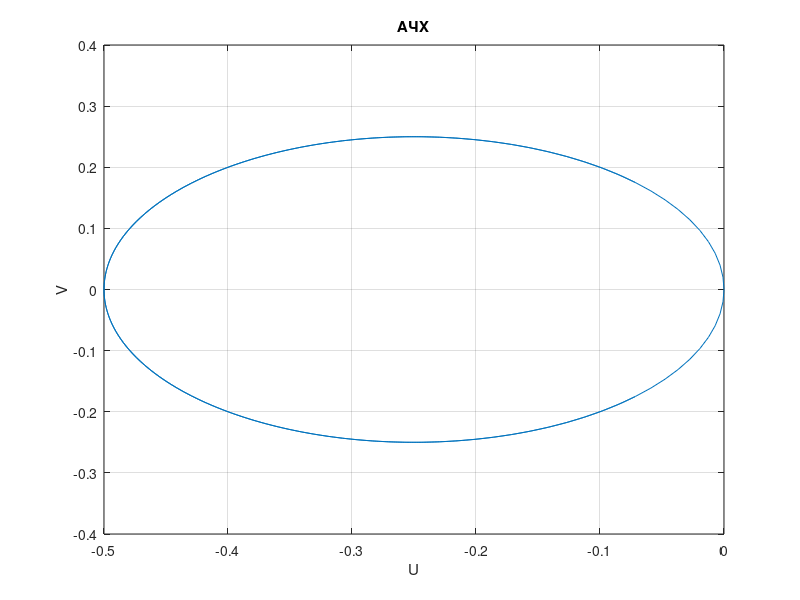

Here is the MATLAB script that generated this plot: (Note: this script raises an error after producing the figure.)
%Построение амплитудно – фазочастотной характеристики

w = -50;
for i = 1:1000
    U(i) = (-200*w.^2)/(w.^4+300*w.^2+2500);
    V(i) = (500*w-10*w.^3)/(w.^4+300*w.^2+2500);
    w = w + 0.1;
end;

%Амплитудно-частотная характеристика системы
figure;
plot(U,V);
xlabel('U');
ylabel('V');
title('АЧХ');
grid on;

% Диаграмма  bode
 figure;
 bode(U,V);
 
% Вещественная характеристика U(w)
 figure;
 plot(U,'R');
 title('U(w)');
 grid on;
